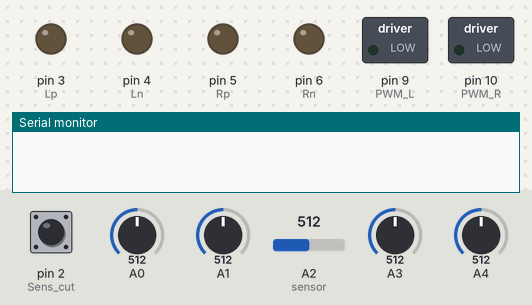
Bench run of a sketch on a simulated Arduino Uno, built with avr-gcc and run on an emulated ATmega328P. On the bench: switched loads named in the sketch (green lamp = pin HIGH), output pins drawn as LEDs (lit = HIGH), the last lines printed to the serial monitor. The inputs (shaded band) are chosen by the test bench; at power-on: pin 2 (Sens_cut) LOW, A0 = 512, A1 = 512, A2 (sensor) = 512, A3 = 512, A4 = 512.

Above: at 0.8 s.
0.9 s: pin 2 (Sens_cut) pulsed HIGH 5 times (0.12 s each, 0.3 s apart)
At 1.9 s:
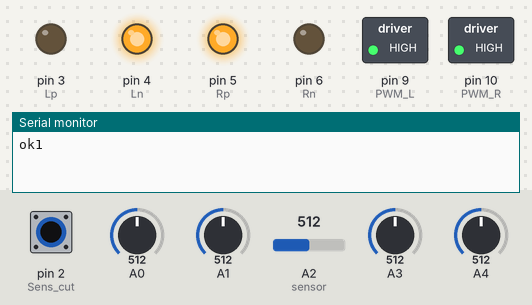
At 9.3 s:
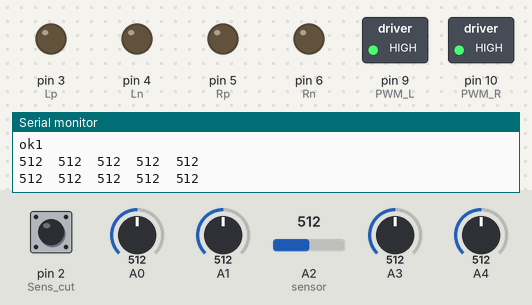
Timing chart, 0 to 10.6 s (numbered marks = the images above; inputs shaded):
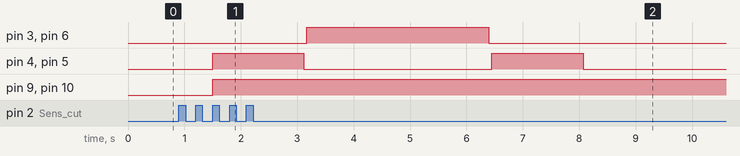

The sketch:

PID_line_follower_rev04_new_sensor_23-02-19.ino
```cpp
# define Sens_cut  2    // ip forward obstacle sensor

// Left Motor Controls
# define Lp  3    // ip B
# define Ln  4    // ip A
# define PWM_L  9
// Right Motor Controls
# define Rp  5    // ip A
# define Rn  6   // ip B
# define PWM_R  10
// Grid Sensors
# define ELs  A0
# define Ls   A1
# define Ms   A2
# define Rs   A3
# define ERs  A4

int Kp=5,Ki=0.1,Kd=1;

int Max_ELs=0,Max_Ls=0,Max_Ms=0,Max_Rs=0,Max_ERs=0;
int Min_ELs=800,Min_Ls=800,Min_Ms=800,Min_Rs=800,Min_ERs=800;
int Sens_ELs=0,Sens_Ls=0,Sens_Ms=0,Sens_Rs=0,Sens_ERs=0;
int i = 0;


void setup ()
{  // put your setup code here, to run once:
  Serial.begin(9600);
  pinMode (Lp, OUTPUT);
  pinMode (Ln, OUTPUT);
  pinMode (PWM_L, OUTPUT);
  pinMode (Rp, OUTPUT);
  pinMode (Rn, OUTPUT);
  pinMode (PWM_R, OUTPUT);

  pinMode (Sens_cut, INPUT);      //for forward obstacle sensor
  digitalWrite (Sens_cut,LOW);


  pinMode (A4, INPUT);
  pinMode (A3, INPUT);
  pinMode (A2, INPUT);
  pinMode (A1, INPUT);
  pinMode (A0, INPUT);


//ser pull down
  digitalWrite (A4,LOW);
  digitalWrite (A3,LOW);
  digitalWrite (A2,LOW);
  digitalWrite (A1,LOW);
  digitalWrite (A0,LOW);


/*
  digitalWrite (PWM_L,HIGH);
  digitalWrite (PWM_R,HIGH);
 motorfwd();
 delay(4000);
 motorleft();
 delay(4000);
 motorright();
 delay(4000);
 motorstop();
 while(1);
*/
sensor_calib();
sensor_calib();
sensor_calib();


 int start_flag = 0;
    while(start_flag<3)
    {
    while(digitalRead(Sens_cut)==1);
        while(digitalRead(Sens_cut)==0);
          start_flag++;
    }
Serial.println("ok4");
}

void loop()
{
 motorfwd();
 pid_control();

// obstacle_detect();

}

void obstacle_detect()
{
     if(digitalRead(Sens_cut)==1)
           delay(100);
              if((digitalRead(Sens_cut)==1))
                 while((digitalRead(Sens_cut)==1))
                        motorstop();
}


int sens_EL=0,sens_L=0,sens_M=0,sens_R=0,sens_ER=0;

int error_sens_EL=0,error_sens_L=0,error_sens_M=0,error_sens_R=0,error_sens_ER=0;

int last_error_sens_EL=0,last_error_sens_L=0,last_error_sens_M=0,last_error_sens_R=0,last_error_sens_ER=0;

int L_motor_PWM =0,R_motor_PWM=0;

float left_error=0,right_error=0;
float prev_left_error=0,prev_right_error=0;
float final_left_error=0,final_right_error=0;
float acc_left_error=0,acc_right_error=0;


void pid_control()
{
/*here when sensor detect white line it reads max value around 900-1023 (logic-1)*/
/*  other wise sensor reads min value for Dark, around 0-200 (Logic-0)*/
/*The sensor values are mapped to get uniform range (Normalization),
        this is done to make further calculations range independant*/

sens_EL = map(analogRead(A0),Max_ELs,Min_ELs,100,0);    // left sensor
sens_L = map(analogRead(A1),Max_Ls,Min_Ls,100,0);    // left sensor
sens_M = map(analogRead(A2),Max_Ms,Min_Ms,100,0);    // middle sensor
sens_R = map(analogRead(A3),Max_Rs,Min_Rs,100,0);    // right sensor
sens_ER = map(analogRead(A4),Max_ERs,Min_ERs,100,0);    // right sensor

/*In case Sensor value maps beyond range 0-100 then make it 0 or 100*/
if(sens_EL<0)sens_EL=0;if(sens_EL>100)sens_EL=100;
if(sens_L<0)sens_L=0;if(sens_L>100)sens_L=100;
if(sens_M<0)sens_M=0;if(sens_M>100)sens_M=100;
if(sens_R<0)sens_R=0;if(sens_R>100)sens_R=100;
if(sens_ER<0)sens_ER=0;if(sens_ER>100)sens_ER=100;

/*evaluate the errot*/
/*error will be zero if EL=0,L=0,M=1,R=0,ER=0
Subtract set points from sensed values, so as to ger +ve error*/

error_sens_EL = (sens_EL-0);
error_sens_L = (sens_L-0);
error_sens_M = (sens_M-100);
error_sens_R = (sens_R-0);
error_sens_ER = (sens_ER-0);


/************** to remember the last known best guess********************/
if((error_sens_L<25)&&(error_sens_M>25)&&(error_sens_R<25))
    {
    error_sens_EL=last_error_sens_EL;
    error_sens_L=last_error_sens_L;
    error_sens_M=last_error_sens_M;
    error_sens_R=last_error_sens_R;
    error_sens_ER=last_error_sens_ER;
    }
last_error_sens_EL =error_sens_EL;
last_error_sens_L =error_sens_L;
last_error_sens_M =error_sens_M;
last_error_sens_R =error_sens_R;
last_error_sens_ER =error_sens_ER;
/*******************************************************************************/

/*THE ERRORS ARE GVEN WEIGHTS AS PER THEIR POSITIONS AND THEN AVERAGED*/
left_error = ((4*error_sens_EL +1*error_sens_L + error_sens_M)/6);
right_error =((4*error_sens_ER +1*error_sens_R + error_sens_M)/6);

/*FUNDAMENTAL PID EQUATION*/
if(left_error>25)       {final_left_error = Kp*left_error-Kd*(left_error-prev_left_error)+Ki*acc_left_error;}
else if (right_error>25){final_right_error = Kp*right_error-Kd*(right_error-prev_right_error)+Ki*acc_right_error;}
else                    {final_left_error=0;final_right_error=0;}

      //here correction is applied to the base Speed of 255
      L_motor_PWM = 255 - final_left_error;   if(L_motor_PWM<0)L_motor_PWM=0;
      R_motor_PWM = 255 - final_right_error;  if(R_motor_PWM<0)R_motor_PWM=0;
          analogWrite(PWM_L,L_motor_PWM);  //update motor speed
          analogWrite(PWM_R,R_motor_PWM);  //update motor speed

acc_left_error += left_error;
acc_right_error+= right_error;

prev_left_error = left_error;
prev_right_error = right_error;


//display_sens_vals();

}


void display_sens_vals()
{
Serial.print(error_sens_EL);
Serial.print('\t');
Serial.print(error_sens_L);
Serial.print('\t');
Serial.print(error_sens_M);
Serial.print('\t');
Serial.print(error_sens_R);
Serial.print('\t');
Serial.print(error_sens_ER);
Serial.print('\n');

Serial.print((int)left_error);
Serial.print('\t');
Serial.print((int)right_error);
Serial.print('\n');


Serial.print(L_motor_PWM);
Serial.print('\t');
Serial.print(R_motor_PWM);
Serial.print('\n');


delay(2000);

}

void motorfwd()
{
                 // lft FORWARD
      digitalWrite (Ln,LOW);
      digitalWrite (Lp,HIGH);

                  // rgt FORWARD
      digitalWrite (Rn,LOW);
      digitalWrite (Rp,HIGH);


}


void motorleft()
{
                 // lft FORWARD
      digitalWrite (Ln,HIGH);
      digitalWrite (Lp,LOW);

                  // rgt FORWARD
      digitalWrite (Rn,LOW);
      digitalWrite (Rp,HIGH);


}


void motorright()
{
                 // lft FORWARD
      digitalWrite (Ln,LOW);
      digitalWrite (Lp,HIGH);

                  // rgt FORWARD
      digitalWrite (Rn,HIGH);
      digitalWrite (Rp,LOW);


}

void motorstop()
{
                 // lft FORWARD
      digitalWrite (Ln,LOW);
      digitalWrite (Lp,LOW);

                  // rgt FORWARD
      digitalWrite (Rn,LOW);
      digitalWrite (Rp,LOW);


}

void sensor_calib()
{

    int start_flag = 0;
    while(start_flag<3)
    {
    while(digitalRead(Sens_cut)==1);
        while(digitalRead(Sens_cut)==0);
          start_flag++;
    }
    Serial.println("ok1");


  analogWrite(PWM_L,255);
  analogWrite(PWM_R,255);

   i=0;
   motorleft();
        do
       {
          Sens_ELs=analogRead(A0);
          if(Sens_ELs>Max_ELs)Max_ELs=Sens_ELs;          if(Sens_ELs<Min_ELs)Min_ELs=Sens_ELs;
          Sens_Ls=analogRead(A1);
          if(Sens_Ls>Max_Ls)Max_Ls=Sens_Ls;              if(Sens_Ls<Min_Ls)Min_Ls=Sens_Ls;
          Sens_Ms=analogRead(A2);
          if(Sens_Ms>Max_Ms)Max_Ms=Sens_Ms;              if(Sens_Ms<Min_Ms)Min_Ms=Sens_Ms;
          Sens_Rs=analogRead(A3);
          if(Sens_Rs>Max_Rs)Max_Rs=Sens_Rs;              if(Sens_Rs<Min_Rs)Min_Rs=Sens_Rs;
          Sens_ERs=analogRead(A4);
          if(Sens_ERs>Max_ERs)Max_ERs=Sens_ERs;          if(Sens_ERs<Min_ERs)Min_ERs=Sens_ERs;
          i++;
//          delay(2);
      } while(i<3000);

motorstop();
delay(50);

  i=0;
  motorright();
        do
       {
          Sens_ELs=analogRead(A0);
          if(Sens_ELs>Max_ELs)Max_ELs=Sens_ELs;          if(Sens_ELs<Min_ELs)Min_ELs=Sens_ELs;
          Sens_Ls=analogRead(A1);
          if(Sens_Ls>Max_Ls)Max_Ls=Sens_Ls;              if(Sens_Ls<Min_Ls)Min_Ls=Sens_Ls;
          Sens_Ms=analogRead(A2);
          if(Sens_Ms>Max_Ms)Max_Ms=Sens_Ms;              if(Sens_Ms<Min_Ms)Min_Ms=Sens_Ms;
          Sens_Rs=analogRead(A3);
          if(Sens_Rs>Max_Rs)Max_Rs=Sens_Rs;              if(Sens_Rs<Min_Rs)Min_Rs=Sens_Rs;
          Sens_ERs=analogRead(A4);
          if(Sens_ERs>Max_ERs)Max_ERs=Sens_ERs;          if(Sens_ERs<Min_ERs)Min_ERs=Sens_ERs;
          i++;
//          delay(2);
      } while(i<6000);

motorstop();
delay(50);

 i=0;
 motorleft();
        do
       {
          Sens_ELs=analogRead(A0);
          if(Sens_ELs>Max_ELs)Max_ELs=Sens_ELs;          if(Sens_ELs<Min_ELs)Min_ELs=Sens_ELs;
          Sens_Ls=analogRead(A1);
          if(Sens_Ls>Max_Ls)Max_Ls=Sens_Ls;              if(Sens_Ls<Min_Ls)Min_Ls=Sens_Ls;
          Sens_Ms=analogRead(A2);
          if(Sens_Ms>Max_Ms)Max_Ms=Sens_Ms;              if(Sens_Ms<Min_Ms)Min_Ms=Sens_Ms;
          Sens_Rs=analogRead(A3);
          if(Sens_Rs>Max_Rs)Max_Rs=Sens_Rs;              if(Sens_Rs<Min_Rs)Min_Rs=Sens_Rs;
          Sens_ERs=analogRead(A4);
          if(Sens_ERs>Max_ERs)Max_ERs=Sens_ERs;          if(Sens_ERs<Min_ERs)Min_ERs=Sens_ERs;
          i++;
//          delay(2);
      } while(i<3000);

motorstop();
delay(50);

Serial.print(Max_ELs);
Serial.print('\t');
Serial.print(Max_Ls);
Serial.print('\t');
Serial.print(Max_Ms);
Serial.print('\t');
Serial.print(Max_Rs);
Serial.print('\t');
Serial.print(Max_ERs);
Serial.print('\n');

Serial.print(Min_ELs);
Serial.print('\t');
Serial.print(Min_Ls);
Serial.print('\t');
Serial.print(Min_Ms);
Serial.print('\t');
Serial.print(Min_Rs);
Serial.print('\t');
Serial.print(Min_ERs);
Serial.print('\n');


}
```

Measured:
- after the input at 0.9 s, pin 3 (Lp), pin 6 (Rn): LOW → HIGH after 2.3 s, → LOW 3.2 s later; pin 4 (Ln), pin 5 (Rp): alternates HIGH for 1.6 s and LOW for 3.3 s, starting after 0.60 s; pin 9 (PWM_L), pin 10 (PWM_R): LOW → HIGH after 0.60 s
